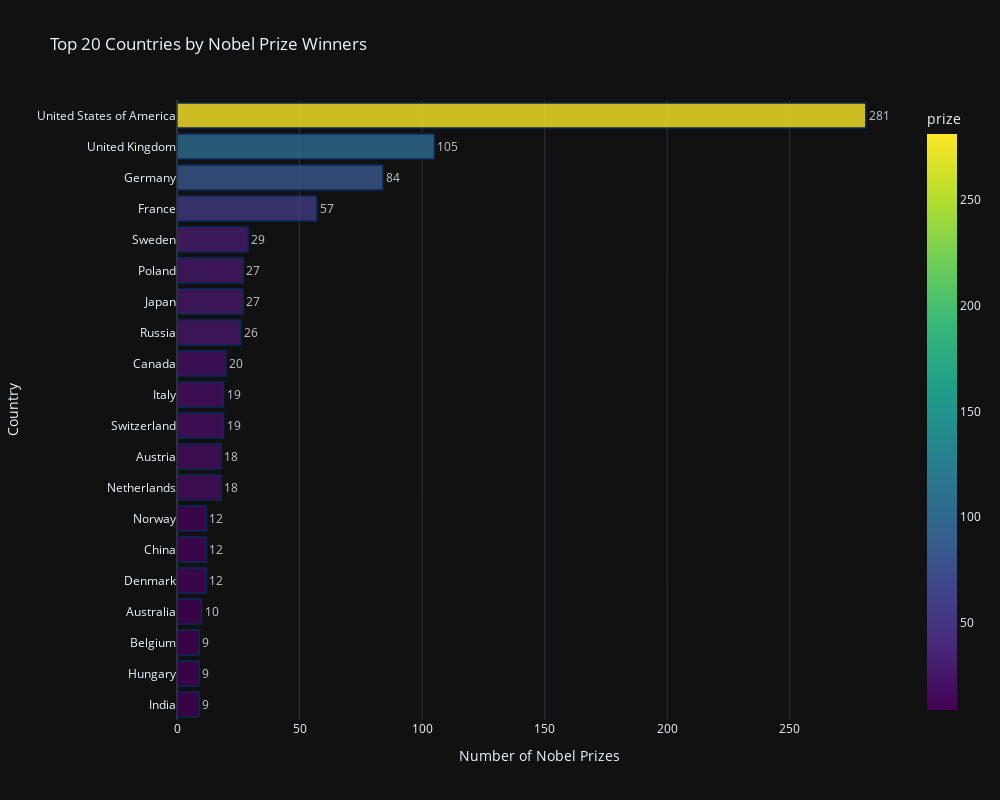

This figure's notebook cell:
### Markdown cell above
Looking at our DataFrame there are actually 3 different columns to choose from for creating this ranking: birth_country, birth_country_current or organization_country. However, they each have certain problems and limitations.

If you look at the entries in the birth country, you'll see that some countries no longer exist! These include the Soviet Union or Czechoslovakia for example. Hence, using birth_country_current is better, since it has the country name which controls the city where the laureate was born. Now, notice that this does not determine the laureates' nationality since some globetrotting folks gave birth to their future Nobel laureate children while abroad. Also, people's nationalities can change as they emigrate and acquire different citizenship or get married and change citizenship. What this boils down to is that we will have to be clear about the assumptions that we will make in the upcoming analysis.

### Code cell
h_bar = px.bar(
	data_frame=top_20_countries,
	x="prize",
	y="birth_country_current",
	orientation="h",
	title="Top 20 Countries by Nobel Prize Winners",
	color="prize",  # Add color gradient based on values  
	color_continuous_scale="Viridis",  # Use Viridis color scale
	template="plotly_dark",  # Use dark template for better contrast
	width=1000,  # Increase width
	height=800,  # Increase height
	text="prize"  # Show values on bars
)

# Update layout
h_bar.update_layout(
	xaxis_title="Number of Nobel Prizes",
	yaxis_title="Country",
	font=dict(size=12),  # Increase font size
	showlegend=True,
	bargap=0.2,  # Adjust gap between bars
	yaxis=dict(autorange="reversed")  # Invert y-axis
)

# Update traces
h_bar.update_traces(
	textposition='outside',  # Show values outside bars
	texttemplate='%{text}',
	marker_line_color='rgb(8,48,107)',
	marker_line_width=1.5,
	opacity=0.8
)

# Show horizontal bar chart
h_bar.show()

### Figure 1 — Plotly figure (JSON) as saved in the notebook; plotly's stock layout.template omitted (floating-point values rounded to 4 significant figures)
{"data": [{"alignmentgroup": "True", "hovertemplate": "prize=%{marker.color}<br>birth_country_current=%{y}<extra></extra>", "legendgroup": "", "marker": {"color": [281, 105, 84, 57, 29, 27, 27, 26, 20, 19, 19, 18, 18, 12, 12, 12, 10, 9, 9, 9], "coloraxis": "coloraxis", "pattern": {"shape": ""}, "line": {"color": "rgb(8,48,107)", "width": 1.5}}, "name": "", "offsetgroup": "", "orientation": "h", "showlegend": false, "text": [281.0, 105.0, 84.0, 57.0, 29.0, 27.0, 27.0, 26.0, 20.0, 19.0, 19.0, 18.0, 18.0, 12.0, 12.0, 12.0, 10.0, 9.0, 9.0, 9.0], "textposition": "outside", "x": [281, 105, 84, 57, 29, 27, 27, 26, 20, 19, 19, 18, 18, 12, 12, 12, 10, 9, 9, 9], "xaxis": "x", "y": ["United States of America", "United Kingdom", "Germany", "France", "Sweden", "Poland", "Japan", "Russia", "Canada", "Italy", "Switzerland", "Austria", "Netherlands", "Norway", "China", "Denmark", "Australia", "Belgium", "Hungary", "India"], "yaxis": "y", "type": "bar", "opacity": 0.8, "texttemplate": "%{text}"}], "layout": {"xaxis": {"anchor": "y", "domain": [0.0, 1.0], "title": {"text": "Number of Nobel Prizes"}}, "yaxis": {"anchor": "x", "domain": [0.0, 1.0], "title": {"text": "Country"}, "autorange": "reversed"}, "coloraxis": {"colorbar": {"title": {"text": "prize"}}, "colorscale": [[0.0, "#440154"], [0.1111, "#482878"], [0.2222, "#3e4989"], [0.3333, "#31688e"], [0.4444, "#26828e"], [0.5556, "#1f9e89"], [0.6667, "#35b779"], [0.7778, "#6ece58"], [0.8889, "#b5de2b"], [1.0, "#fde725"]]}, "legend": {"tracegroupgap": 0}, "title": {"text": "Top 20 Countries by Nobel Prize Winners"}, "barmode": "relative", "height": 800, "width": 1000, "font": {"size": 12}, "showlegend": true, "bargap": 0.2}}
